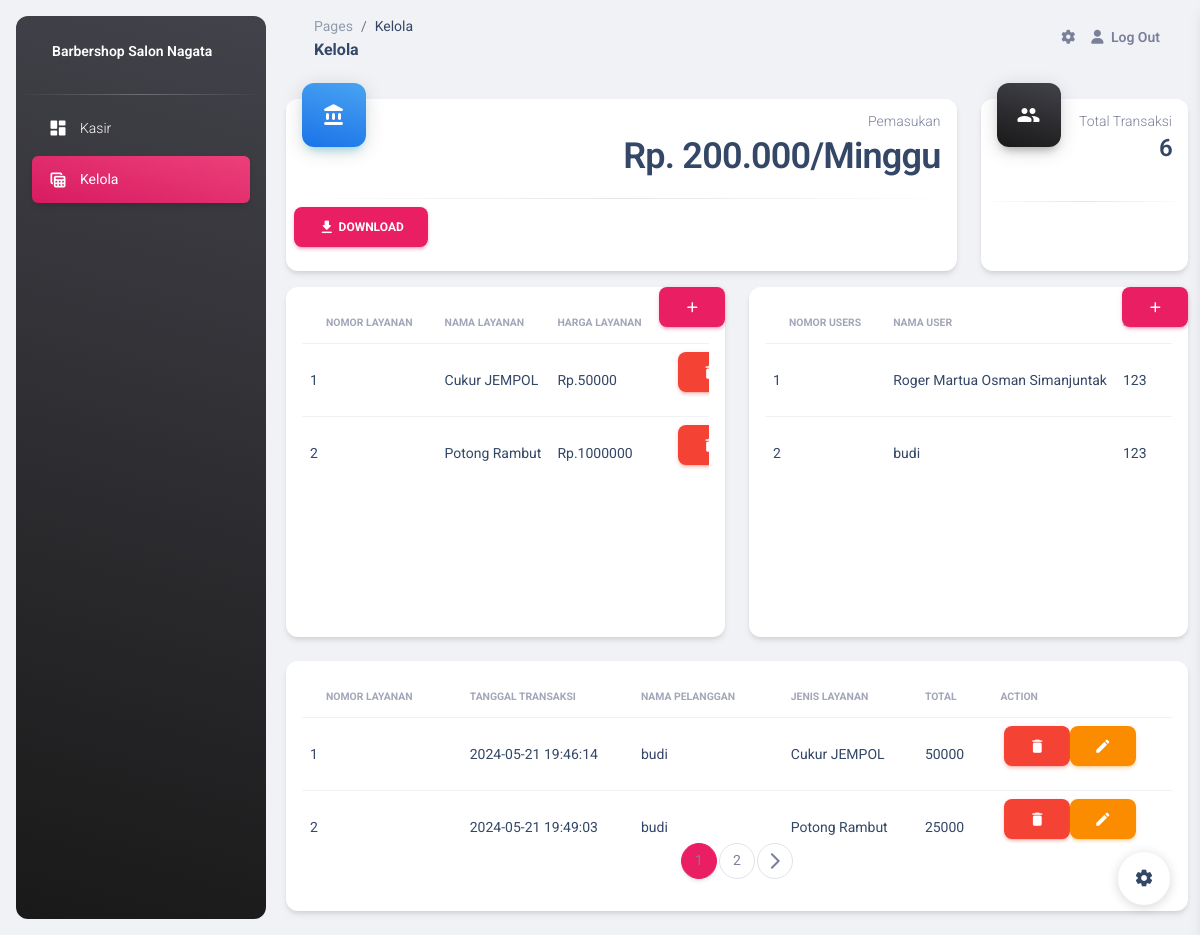
The app's page /pages/kelola.php (signed in) with its own data.
### tables this page shows
CREATE TABLE `layanan` (
  `id_layanan` int(11) NOT NULL,
  `nama_layanan` varchar(25) NOT NULL,
  `harga_layanan` int(11) NOT NULL
);

CREATE TABLE `users` (
  `id` int(11) NOT NULL,
  `role` varchar(15) NOT NULL,
  `user_name` varchar(255) NOT NULL,
  `password` varchar(255) NOT NULL,
  `name` varchar(255) NOT NULL
);

CREATE TABLE `transaksi` (
  `id_transaksi` int(11) NOT NULL,
  `nama_pelanggan` varchar(25) NOT NULL,
  `tanggal_transaksi` varchar(25) NOT NULL,
  `jenis_layanan` varchar(25) NOT NULL,
  `total` int(11) NOT NULL
);

### pages/kelola.php (the view, shortened to what this page needs)
<?php
if (isset($_SESSION['id']) && isset($_SESSION['user_name'])) {
  include('connection/db_conn.php');
  $sql = "SELECT SUM(total) AS total_pemasukan FROM transaksi WHERE tanggal_transaksi >= NOW() - INTERVAL 7 DAY";
  $result = $conn->query($sql);
  if ($result->num_rows > 0) {
      $row = $result->fetch_assoc();
      $total_pemasukan = $row['total_pemasukan'];
  } else {
      $total_pemasukan = 0;
  }
  $sql = "SELECT COUNT(DISTINCT id_transaksi) AS total_pelanggan FROM transaksi";
  $result = $conn->query($sql);
  if ($result->num_rows > 0) {
      $row = $result->fetch_assoc();
      $total_pelanggan = $row['total_pelanggan'];
  } else {
      $total_pelanggan = 0;
  }
} else {
  header("Location: index.php");
  exit();
}
?>
<!DOCTYPE html>
<html lang="en">
<head>
  <link href="../resources/css/nucleo-icons.css" rel="stylesheet" />
  <link href="../resources/css/nucleo-svg.css" rel="stylesheet" />
  <link id="pagestyle" href="../resources/css/material-dashboard.css?v=3.1.0" rel="stylesheet" />
</head>
<body class="g-sidenav-show  bg-gray-200">
  <aside class="sidenav navbar navbar-vertical navbar-expand-xs border-0 border-radius-xl my-3 fixed-start ms-3   bg-gradient-dark" id="sidenav-main">
    <div class="sidenav-header">
      <a class="navbar-brand m-0" href=" https://demos.creative-tim.com/material-dashboard/pages/dashboard " target="_blank">
        <span class="ms-1 font-weight-bold text-white te-center">Barbershop Salon Nagata</span>
      </a>
    </div>
    <hr class="horizontal light mt-0 mb-2">
    <div class="collapse navbar-collapse  w-auto " id="sidenav-collapse-main">
      <ul class="navbar-nav">
        <li class="nav-item">
          <a class="nav-link text-white " href="../pages/kasir.php">
            <div class="text-white text-center me-2 d-flex align-items-center justify-content-center">
              <i class="material-icons opacity-10">dashboard</i>
            </div>
            <span class="nav-link-text ms-1">Kasir</span>
          </a>
        </li>
        <li class="nav-item">
          <a class="nav-link text-white active bg-gradient-primary" href="#">
            <div class="text-white text-center me-2 d-flex align-items-center justify-content-center">
              <i class="material-icons opacity-10">table_view</i>
            </div>
            <span class="nav-link-text ms-1">Kelola</span>
          </a>
        </li>
      </ul>
    </div>
  </aside>
  <main class="main-content position-relative max-height-vh-100 h-100 border-radius-lg ">
    <nav class="navbar navbar-main navbar-expand-lg px-0 mx-4 shadow-none border-radius-xl" id="navbarBlur" data-scroll="true">
      <div class="container-fluid py-1 px-3">
        <nav aria-label="breadcrumb">
          <ol class="breadcrumb bg-transparent mb-0 pb-0 pt-1 px-0 me-sm-6 me-5">
            <li class="breadcrumb-item text-sm"><a class="opacity-5 text-dark" href="javascript:;">Pages</a></li>
            <li class="breadcrumb-item text-sm text-dark active" aria-current="page">Kelola</li>
          </ol>
          <h6 class="font-weight-bolder mb-0">Kelola</h6>
        </nav>
        <div class="collapse navbar-collapse mt-sm-0 mt-2 me-md-0 me-sm-4" id="navbar">
          <ul class="navbar-nav  justify-content-end">
            <li class="nav-item px-3 d-flex align-items-center">
              <a href="javascript:;" class="nav-link text-body p-0">
                <i class="fa fa-cog fixed-plugin-button-nav cursor-pointer"></i>
              </a>
            </li>
            <li class="nav-item d-flex align-items-center">
              <a href="backend/logout.php" class="nav-link text-body font-weight-bold px-0">
                <i class="fa fa-user me-sm-1"></i>
                <span class="d-sm-inline d-none">Log Out</span>
              </a>
            </li>
          </ul>
        </div>
      </div>
    </nav>
    <div class="container-fluid py-4">
    <div class="row ">
        <div class="col-xl-9 col-md-6 mb-3">
          <div class="card h-100">
            <div class="card-header p-3 pt-2">
              <div class="icon icon-lg icon-shape bg-gradient-info shadow-info text-center border-radius-xl mt-n4 position-absolute">
                <i class="material-icons opacity-10">account_balance</i>
              </div>
              <div class="text-end pt-1">
                <p class="text-sm mb-0 text-capitalize">Pemasukan</p>
                <h4 class="mb-0 fs-2">Rp. <?php echo number_format($total_pemasukan, 0, ',', '.');?>/Minggu</h4>
              </div>
            </div>
            <hr class="dark horizontal my-0">
            <div class="card-footer p-2 ">
              <a href="backend/export-transaksi.php" class="btn btn-primary" data-bs-toggle="tooltip" data-bs-placement="top" title="Download dalam bentuk excel" data-container="body" data-animation="true"><i class="material-icons">download</i> Download</a>
            </div>
          </div>
        </div>
        <div class="col-xl-3 col-md-6 mb-3 ">
          <div class="card h-100">
            <div class="card-header p-3 pt-2">
              <div class="icon icon-lg icon-shape bg-gradient-dark shadow-dark text-center border-radius-xl mt-n4 position-absolute">
                <i class="material-icons opacity-10">group</i>
              </div>
              <div class="text-end pt-1">
                <p class="text-sm mb-0 text-capitalize">Total Transaksi</p>
                <h4 class="mb-0"><?php echo $total_pelanggan; ?></h4>
              </div>
            </div>
            <hr class="dark horizontal my-0">
            <div class="card-footer p-4">
            </div>
          </div>
        </div>
      </div>
      <div class="row" style="max-height: 100%;">
        <div class="col-md-12 col-xl-6" >
        <div class="  d-flex justify-content-end " >
        <div class="position-absolute ms-5"style="z-index: 100;">
          <a  data-bs-toggle="modal" data-bs-target="#exampleModal" class="btn btn-primary"><i class="material-icons">add</i></a>
        </div>
        </div>
          <div class="card p-3" style="height: 350px;">
            <div class="table-responsive">
              <table class="table align-items-center mb-0">
              <thead>
        <tr>
          <th class="text-uppercase text-secondary text-xxs font-weight-bolder opacity-7">Nomor Layanan</th>
          <th class="text-uppercase text-secondary text-xxs font-weight-bolder opacity-7 ps-2">Nama Layanan</th>
          <th class="text-uppercase text-secondary text-xxs font-weight-bolder opacity-7 ps-2">Harga Layanan</th>
          <th class="text-uppercase text-secondary text-xxs font-weight-bolder opacity-7 ps-2">Action</th>
        </tr>
      </thead>
      <tbody>
        <?php
       $no =1;
        $query = "SELECT * FROM layanan ";
        $result = $conn->query($query);
      if ($result->num_rows > 0) {
        while ($row = $result->fetch_assoc()) {
          echo ("
          <tr>
            <td>
              <div class=''>
                <h6 class='text-sm font-weight-normal mb-0' >{$no}</h6>
              </div>
            </td>
            <td>
              <div class=''>
                <h6 class='text-sm font-weight-normal mb-0'>{$row['nama_layanan']}</h6>
              </div>
            </td>
            <td>
              <div class=''>
              <h6 class='text-sm font-weight-normal mb-0'>Rp.{$row['harga_layanan']}</h6>
              </div>
            </td>
            <td class=' text-sm'>
              <div class='col d-flex'>
              <form action='backend/proses_delete_layanan.php' class='me-1' method='get' id='deleteForm_{$row['id_layanan']}'>
              <input type='hidden' name='id_layanan' value='{$row['id_layanan']}'>
              </form>
              <button class='btn btn-danger' onClick='showDeleteConfirmation({$row['id_layanan']})'><i class='material-icons'>delete</i></button>
              <a data-bs-toggle='modal' data-bs-target='#staticBackdrop1{$row['id_layanan']}' class='btn btn-warning'><i class='material-icons'>edit</i></a>
            </div>
              </div>
            </td>
          </tr>
          ");
          $no++;
        }
      } else {
          echo "<tr><td class='text-center' colspan='7'>Data not found.</td></tr>";
      }
        ?>
            </div>
          </div>
        </div>
        <div class="col-md-12 col-xl-6" >
        <div class="  d-flex justify-content-end " >
        <div class="position-absolute ms-5"style="z-index: 100;">
          <a  data-bs-toggle="modal" data-bs-target="#exampleModal2" class="btn btn-primary"><i class="material-icons">add</i></a>
        </div>
        </div>
          <div class="card p-3" style="height: 350px;">
            <div class="table-responsive">
              <table class="table align-items-center mb-0">
              <thead>
        <tr>
          <th class="text-uppercase text-secondary text-xxs font-weight-bolder opacity-7">Nomor Users</th>
          <th class="text-uppercase text-secondary text-xxs font-weight-bolder opacity-7 ps-2">Nama User</th>
          <th class="text-uppercase text-secondary text-xxs font-weight-bolder opacity-7 ps-2">Password User</th>
        </tr>
      </thead>
      <tbody>
        <?php
        include ('connection/db_conn.php');
        $no = 1;
        $query = "SELECT * FROM users";
        $result = $conn->query($query);
      if ($result->num_rows > 0) {
        while ($row = $result->fetch_assoc()) {
          echo ("
          <tr>
            <td>
              <div class=''>
                <h6 class='text-sm font-weight-normal mb-0' >{$no}</h6>
              </div>
            </td>
            <td>
              <div class=''>
                <h6 class='text-sm font-weight-normal mb-0'>{$row['name']}</h6>
              </div>
            </td>
            <td>
              <div class=''>
              <h6 class='text-sm font-weight-normal mb-0'>{$row['password']}</h6>
              </div>
            </td>
            <td>
              <div class=''>
              <h6 class='text-sm font-weight-normal mb-0'>{$row['role']}</h6>
              </div>
            </td>
            <td class=' text-sm'>
              <div class='col d-flex'>
              <form action='backend/proses_delete_user.php' class='me-1' method='get' id='deleteFormUser_{$row['id']}'>
                <input type='hidden' name='id' value='{$row['id']}'>
                </form>
                <a href='#' class='btn btn-danger' onClick='showDeleteConfirmationUser({$row['id']})'><i class='material-icons'>delete</i></a>
              <a data-bs-toggle='modal' data-bs-target='#editModal{$row['id']}' class='btn btn-warning'><i class='material-icons'>edit</i></a>
            </div>
              </div>
            </td>
          </tr>
          ");
          $no++;
        }
      } else {
          echo "<tr><td class='text-center' colspan='7'>Data not found.</td></tr>";
      }
        ?>
            </div>
      <div class="mt-4" >
          <div class="card p-3" style="height: 250px;">
            <div class="table-responsive">
              <table class="table align-items-center mb-0">
              <thead>
        <tr>
          <th class="text-uppercase text-secondary text-xxs font-weight-bolder opacity-7">Nomor Layanan</th>
          <th class="text-uppercase text-secondary text-xxs font-weight-bolder opacity-7 ps-2">Tanggal Transaksi</th>
          <th class="text-uppercase text-secondary text-xxs font-weight-bolder opacity-7 ps-2">Nama  Pelanggan</th>
          <th class="text-uppercase text-secondary text-xxs font-weight-bolder opacity-7 ps-2">Jenis Layanan</th>
          <th class="text-uppercase text-secondary text-xxs font-weight-bolder opacity-7 ps-2">Total</th>
          <th class="text-uppercase text-secondary text-xxs font-weight-bolder opacity-7 ps-2">Action</th>
        </tr>
      </thead>
      <tbody>
        <?php
        include('connection/db_conn.php');
       $no =1;
       $limit = 5;
       $page = isset($_GET['page']) ? $_GET['page']  : 1;
       $start= ($page - 1) * $limit;
        $query = "SELECT * FROM transaksi LIMIT $start, $limit ";
        $result = $conn->query($query);
      if ($result->num_rows > 0) {
        while ($row = $result->fetch_assoc()) {
          echo ("
          <tr>
            <td>
              <div class=''>
                <h6 class='text-sm font-weight-normal mb-0' >{$no}</h6>
              </div>
            </td>
            <td>
              <div class=''>
              <h6 class='text-sm font-weight-normal mb-0'>{$row['tanggal_transaksi']}</h6>
              </div>
            </td>
            <td>
              <div class=''>
              <h6 class='text-sm font-weight-normal mb-0'>{$row['nama_pelanggan']}</h6>
              </div>
            </td>
            <td>
              <div class=''>
              <h6 class='text-sm font-weight-normal mb-0'>{$row['jenis_layanan']}</h6>
              </div>
            </td>
            <td>
              <div class=''>
              <h6 class='text-sm font-weight-normal mb-0'>{$row['total']}</h6>
              </div>
            </td>
            <td class=' text-sm'>
              <div class='col d-flex'>
              <form action='backend/proses_delete_transaksi.php' class='me-1' method='get' id='deleteFormTransaksi_{$row['id_transaksi']}'>
              <input type='hidden' name='id_transaksi' value='{$row['id_transaksi']}'>
              </form>
              <button class='btn btn-danger' onClick='showDeleteConfirmationTransaksi({$row['id_transaksi']})'><i class='material-icons'>delete</i></button>
              <a data-bs-toggle='modal' data-bs-target='#staticBackdrop2{$row['id_transaksi']}' class='btn btn-warning'><i class='material-icons'>edit</i></a>
            </div>
              </div>
            </td>
          </tr>
          ");
          $no++;
        }
      } else {
          echo "<tr><td class='text-center' colspan='7'>Data not found.</td></tr>";
      }
        ?>
            <div class="justify-content-center m-0 w-full p-0">
            <?php
                      include "connection/db_conn.php";
                      $queryTotal = "SELECT COUNT(id_transaksi) as total FROM transaksi";
                      $resultTotal = $conn->query($queryTotal);
                      $dataTotal = $resultTotal->fetch_assoc();
                      $totalPages = ceil($dataTotal['total'] / $limit);
                      $current_page = isset($_GET['page']) ? $_GET['page'] : 1;
                      echo '<ul class="pagination justify-content-center">';
                      for ($i = 1; $i <= $totalPages; $i++) {
                        echo '<li class="page-item ' . ($current_page == $i ? 'active ' : '') . '"><a class="page-link " href="?page=' . $i . '">' . $i . '</a></li>';
                      }
                      if ($current_page < $totalPages) {
                          echo '<li class="page-item"><a class="page-link " href="?page=' . ($current_page + 1) . '"><i class="material-icons">arrow_forward_ios</i></a></li>';
                      }
                      echo '</ul>';
                      ?>
               </div>
  </main>
  <div class="fixed-plugin">
    <a class="fixed-plugin-button text-dark position-fixed px-3 py-2">
      <i class="material-icons py-2">settings</i>
    </a>
  </div>
</body>
</html>

### resources/css/nucleo-svg.css (style rules this page uses)
.icon { display: inline-block; color: #111111; height: 1em; width: 1em; }
.icon-lg { height: 1.6em; width: 1.6em; }
.icon { fill: currentColor; stroke: none; }

### pages/kelola.php (style rules this page uses)
.card.h-100 { display: flex; flex-direction: column; justify-content: space-between; }

### records on screen
layanan: nama_layanan "Cukur JEMPOL", harga_layanan "50000"
layanan: nama_layanan "Potong Rambut", harga_layanan "1000000"
users: name "Roger Martua Osman Simanjuntak", password "123"
users: name "budi", password "123"
transaksi: tanggal_transaksi "2024-05-21 19:46:14", nama_pelanggan "budi", jenis_layanan "Cukur JEMPOL", total "50000"
transaksi: tanggal_transaksi "2024-05-21 19:49:03", nama_pelanggan "budi", jenis_layanan "Potong Rambut", total "25000"

### other values on screen
$total_pemasukan "200.000"
$total_pelanggan "6"
